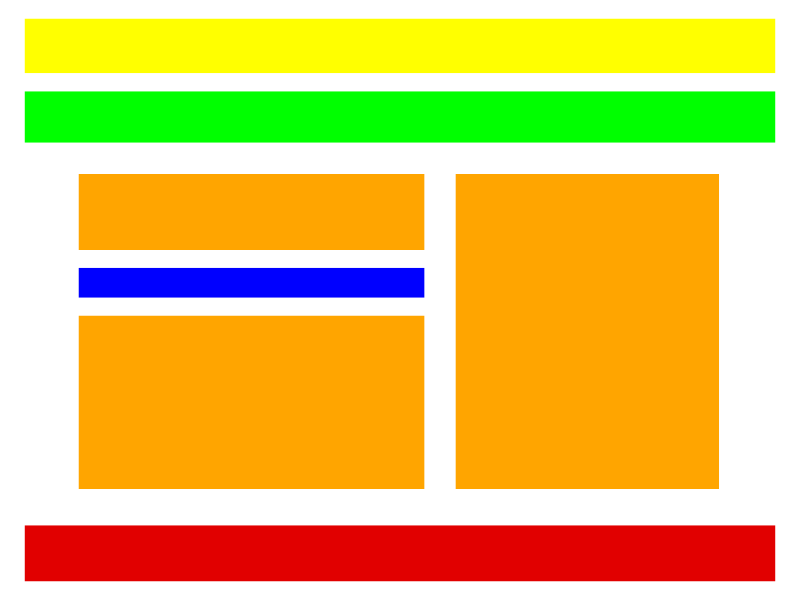
#> input picture src/templates/template3.png, 800 x 600 px
$ python ProcessManager.py
#> lines starting #> are read from the running program, lines starting #| are printed output that depends on the picture; after the words box and inside, x2 and y2 are one past the last pixel; in counts of white or black regions, pixels touching at a corner belong together
import os
from operator import index
from types import new_class

import cv2
import numpy as math

import tkinter as tk

import numpy as np

from Classes.Quadrilateral import Quadrilateral

image = cv2.imread('templates/template3.png')
#> image is the input picture: shape (600, 800, 3); mean B, G, R 100.9, 195.6, 226.6


def createElementHTML(container, position,size):
    if container & type(container) is str:
        if type(position) is dict & type(size) is dict:
            open = "<" + container + "style="
            # the bloc of lines bellows is the coordinate position of the container
            top = "top =" + position["y"] + ";"
            right = "right =" + position["x"] + ";"
            bottom = "bottom =" + position["-y"] + ";"
            left = "left =" + position["-x"] + ";"
            # the bloc of lines bellows is the coordinate size of the container
            width = "width=" + size["x"] + ";"
            height = "height=" + size["y"] + ";"
            close = "</" + container +">"
            result = (
                    open +
                    top + right + bottom + left +
                    width + height +
                    close

            )
            return result

def getImage(template):
    root, ext = os.path.splitext(template)
    if ext == "png":
        print("first param meet requirement : success ! ")


def drawDot(blank_frame,position): return cv2.circle(blank_frame, position, 2, (0, 0, 255), -1)
def drawLine(frame, P1, P2): return cv2.line(frame, P1, P2, (0,0,255), 1)

def findCosines(P0, P1, P2):
    # find new vector because anchor point isn't 0,0 coordinate
    P1 = (P1[0] - P0[0], P1[1] - P0[1])
    P2 = (P2[0] - P0[0], P2[1] - P0[1])
    # find scalar product beetween the two points to know their "relation"
    scalarProduct = P1[0] * P2[0] + P1[1] * P2[1]
    # find the magnitude of each vector (hypothesis or norm)
    magnitude1 = math.sqrt(P1[0]**2 + P1[1]**2)
    magnitude2 = math.sqrt(P2[0]**2 + P2[1]**2)
    # finally calculate the cosinus
    cosinus = scalarProduct/(magnitude1 * magnitude2)
    # each result leads to a case
    if cosinus > 0:return False,"segments are adjacent", cosinus
    elif cosinus == 0: return True, "segments are perpendicular",cosinus
    elif cosinus < 0: return False, "segments are obtuse",cosinus

def findLowerUpperColor(colorName):
    colorsHSV = {
        "blue": [[100,150,0],[140,255,255]],
        "green": [[40,40,40],[80,255,255]],
        "red": [[0,70,70],[10,255,255]],
        "yellow": [[10,100,100],[30,255,255]],
        "orange": [[10,100,100],[20,255,255]],
        "white": [[0,0,200],[180,55,255]]
    }
    for name,HSV in colorsHSV.items():
        if name == colorName:
            return np.array(HSV[0], dtype=np.uint8), np.array(HSV[1],dtype=np.uint8)


def findColor(frame):
    #--- this is the set of colors
    colorsRGB = {
        "div" : [(0, 0, 255), "blue"],
        "nav" : [(0,255,0), "green"],
        "footer" : [(255,0,0),"red"],
        "header" : [(255,255,0),"yellow"],
        "section" : [(255, 165, 0),"orange"],
        "html" : [(255,255,255),"white"],
    }
    # --- define color range
    # -- red
    for container, info in colorsRGB.items():
        lowerColor, UpperColor = findLowerUpperColor(info[1])
        color = cv2.inRange(frame, lowerColor, UpperColor)
        if cv2.countNonZero(color) > 0:
            return info[1]


    #--- convert image to HSC to get efficient result
    hsv_image = cv2.cvtColor(frame, cv2.COLOR_BGR2HSV)

# /!\ to draw a plan, each shape should be a quadrilateral
# If you drew a quadrilateral that has no space between the segments,
# it's possible that the function bellow doesn't the quadrilateral

def drawPlan():
    howManySides = 4 # because a quadrilateral is four-sided polygon

    image_borders = cv2.Canny(image, 150, 200)
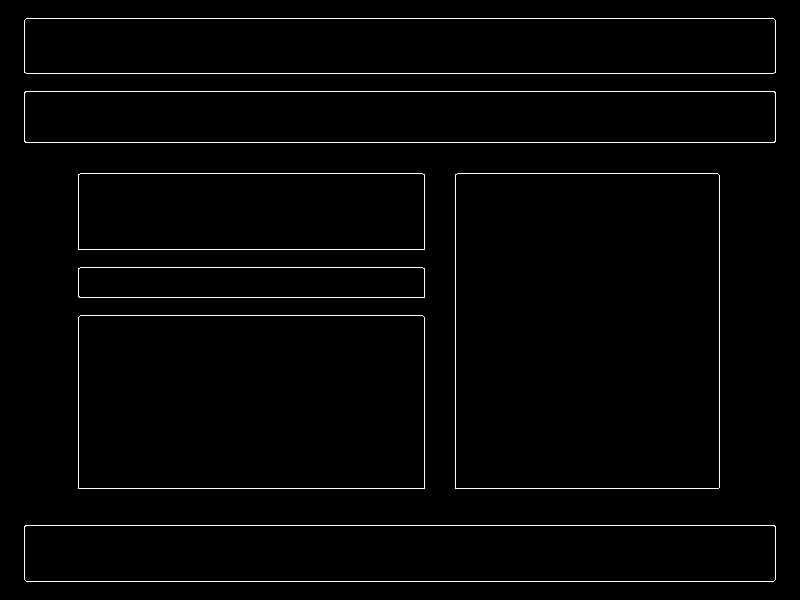
#> image_borders: shape (600, 800); 1.8% white in thin lines or dots, all inside (x1, y1, x2, y2) = (24, 18, 776, 582)
    borders, _ = cv2.findContours(image_borders, cv2.RETR_EXTERNAL, cv2.CHAIN_APPROX_SIMPLE)
#> borders = 7 contours; box (x1, y1, x2, y2) and area: (455, 173, 720, 489) 83156, (78, 315, 425, 489) 59854, (24, 525, 776, 582) 42051, (24, 18, 776, 74) 41298, (24, 91, 776, 143) 38299, (78, 173, 425, 250) 26293, (78, 267, 425, 298) 10376

    for border in borders:
        epsilon = 0.02 * cv2.arcLength(border, True)
        approx = cv2.approxPolyDP(border, epsilon, True)
        # get the coordinates of each points
        (x, y, w, h) = cv2.boundingRect(approx)
        #lambda to determine if there is 4 sides
        isFourSides = lambda : True if len(approx) == howManySides else False
        if isFourSides():
            print("The polygon has 4 sides, we can continue to make sure that this is a rectangle or a square...")
            # -------------- cos to find the angle
            # ------ step1 : coordinates of each sides
            A = (x,y) # --- side1
            B = (x + w, y) # --- side2
            C = (x + w, y + h) # --- side3
            D = (x , y + h) # --- side4
            #------ step 2 : find cos to determinate if two straight lines are perpendicular
            # --- what's the pattern ? every time, the letter increase so instead of call the function I will use that pattern to simplify my code using loop for
            sides = [A, B, C, D]
            blank_image = math.ones_like(image) * 255
            for side in sides:
                P0 = side
                P1 = lambda : sides[howManySides - 1] if sides.index(side) - 1 < 0 else sides[sides.index(side) - 1]
                P2 = lambda : sides[0] if sides.index(side) + 1 > len(sides) - 1 else sides[sides.index(side) + 1]
                print(P1(), P2())
                isQuadrilateral, message,result = findCosines(P0, P1(), P2())
                print(message + " this is the cosines : " + str(result))
                dots = drawDot(image, side)
                lines = drawLine(image,P0,P1())
                if not isQuadrilateral:
                    print("This is a polygon whit four sides but this is not a quadrilateral ")
            # At this point this is a quadrilateral because the requirements are met (four sides and each angles = 90°)
            # ---------------------------------------SHOW PLAN -----------------------#
            print(findColor(image))
            cv2.imshow("plan", image)
        elif not isFourSides():
            print("This is not a polygon with four sides ")
#> this loop made 7 passes
#> (epsilon, approx, x, y, w, h, sides) on passes 1 to 5: (32.21, [[24, 526], [26, 581], [775, 579], [774, 525]], 24, 525, 752, 57, [(24, 525), (776, 525), (776, 582), (24, 582)]), (20.71, [[78, 317], [78, 488], [424, 488], [422, 315]], 78, 315, 347, 174, [(78, 315), (425, 315), (425, 489), (78, 489)]), (15, [[78, 268], [79, 297], [424, 297], [422, 267]], 78, 267, 347, 31, [(78, 267), (425, 267), (425, 298), (78, 298)]), (23.11, [[455, 174], [455, 488], [718, 488], [719, 175]], 455, 174, 265, 315, [(455, 174), (720, 174), (720, 489), (455, 489)]), (16.86, [[78, 174], [78, 249], [424, 249], [422, 173]], 78, 173, 347, 77, [(78, 173), (425, 173), (425, 250), (78, 250)])
#> (printed output is left out)
#> pass 1, in drawPlan, `cv2.imshow("plan", image)`:
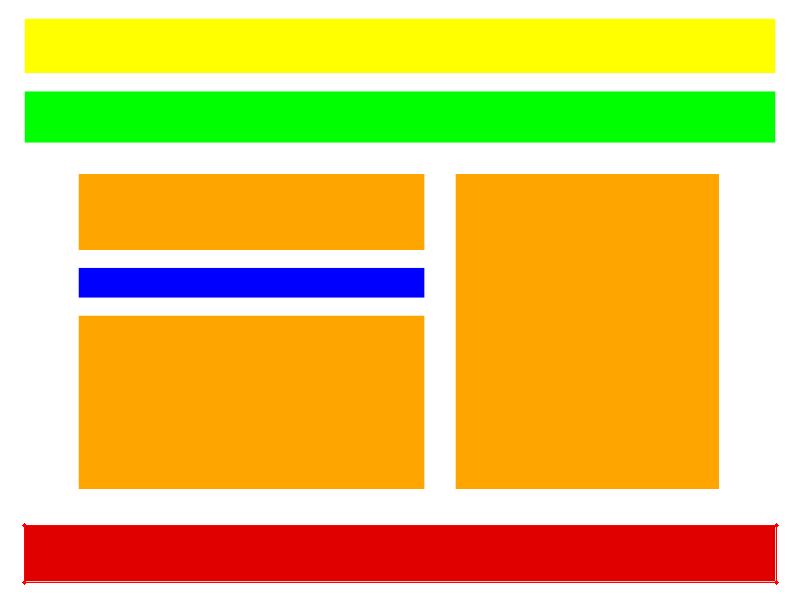
#> window 'plan': shape (600, 800, 3); mean B, G, R 100.2, 195, 226.6
#> pass 2, in drawPlan, `cv2.imshow("plan", image)`:
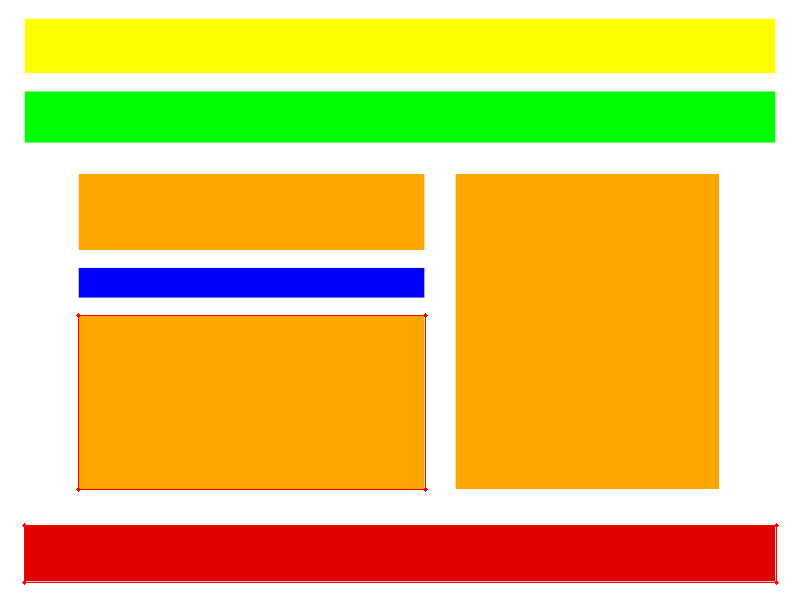
#> window 'plan': shape (600, 800, 3); mean B, G, R 99.7, 194.4, 226.6
#> after the loop:
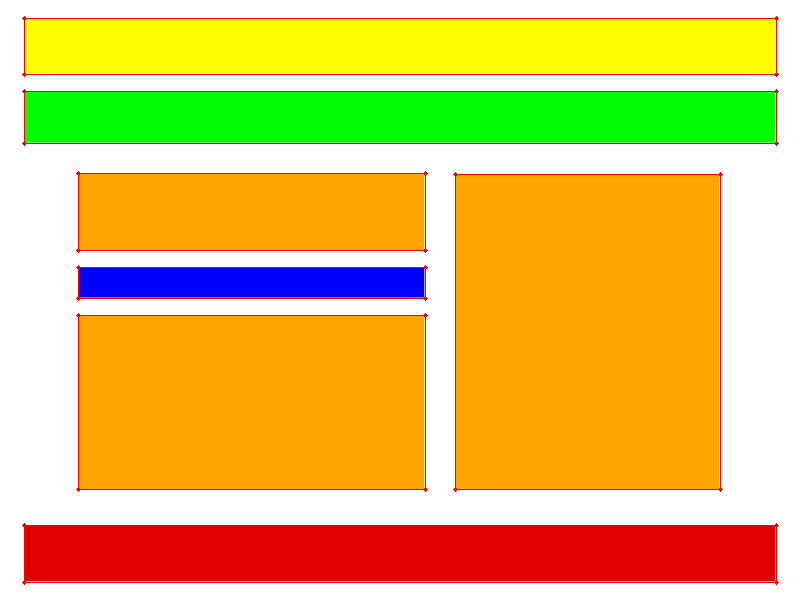
#> image: shape (600, 800, 3); 1.85% of pixels changed, all inside (x1, y1, x2, y2) = (22, 16, 779, 585)
    return True

drawPlan()
cv2.waitKey(0)
cv2.destroyAllWindows()

$ run again, with src/templates/template1.png copied over src/templates/template3.png
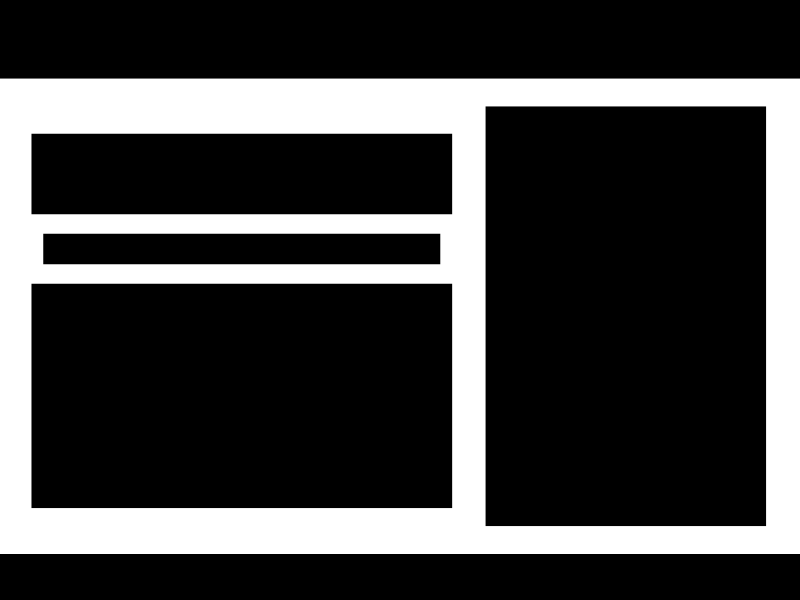
#> input picture src/templates/template1.png, 800 x 600 px
#> image is the input picture: shape (600, 800, 3); min 0, max 255, mean 65
#> in drawPlan, `image_borders = cv2.Canny(image, 150, 200)`:
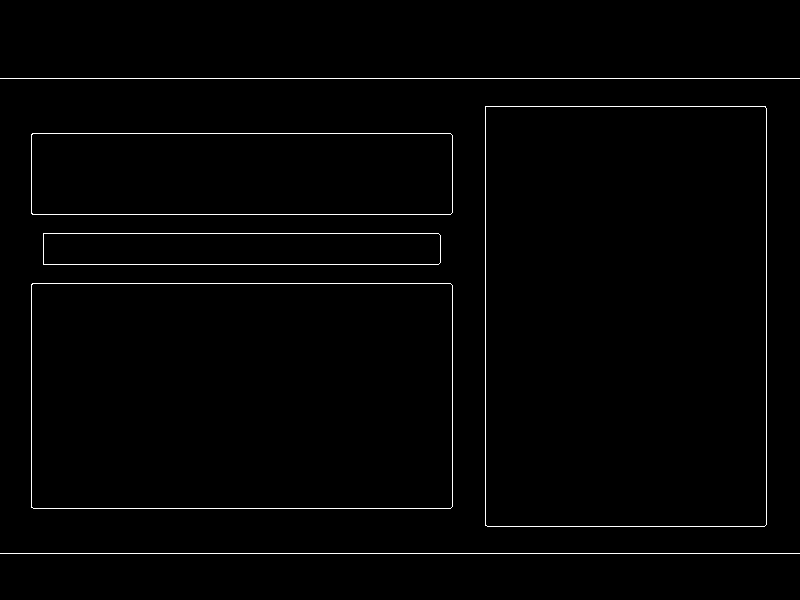
#> image_borders: shape (600, 800); 1.3% white in thin lines or dots, all inside (x1, y1, x2, y2) = (0, 78, 800, 554)
#> borders = 6 contours, 2 with area under 20; largest, box (x1, y1, x2, y2) and area: (485, 106, 767, 527) 118015, (31, 283, 453, 509) 94719, (31, 133, 453, 215) 34096, (43, 233, 441, 265) 12303
#> the loop in drawPlan, `for border in borders:` made 6 passes
#> (epsilon, approx, x, y, w, h, sides) on passes 2 to 4: (25.77, [[31, 284], [31, 507], [452, 506], [450, 283]], 31, 283, 422, 225, [(31, 283), (453, 283), (453, 508), (31, 508)]), (17.07, [[43, 233], [43, 264], [440, 262], [438, 233]], 43, 233, 398, 32, [(43, 233), (441, 233), (441, 265), (43, 265)]), (20.01, [[31, 134], [32, 214], [452, 212], [450, 133]], 31, 133, 422, 82, [(31, 133), (453, 133), (453, 215), (31, 215)])
#> (printed output is left out)
#> after the loop in drawPlan, `for border in borders:`:
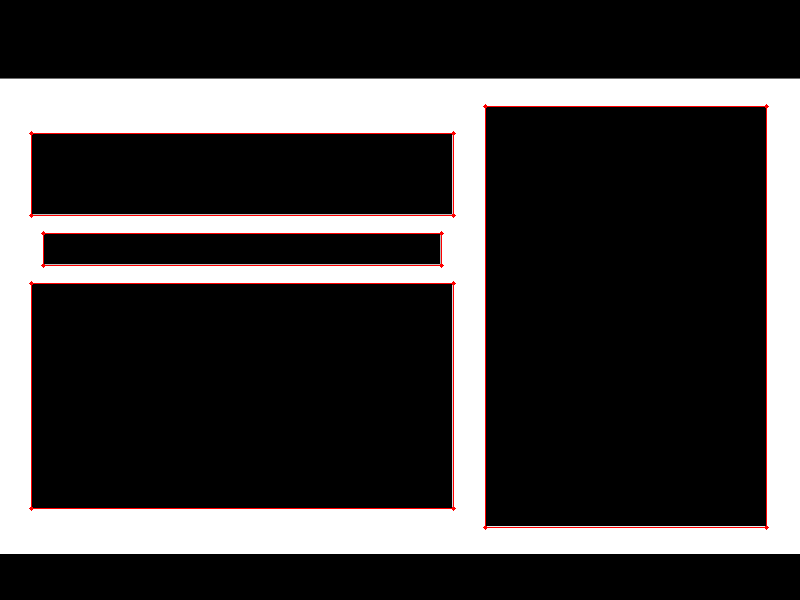
#> image: shape (600, 800, 3); 0.98% of pixels changed, all inside (x1, y1, x2, y2) = (29, 104, 769, 530)

$ run again, with src/templates/template2.png copied over src/templates/template3.png
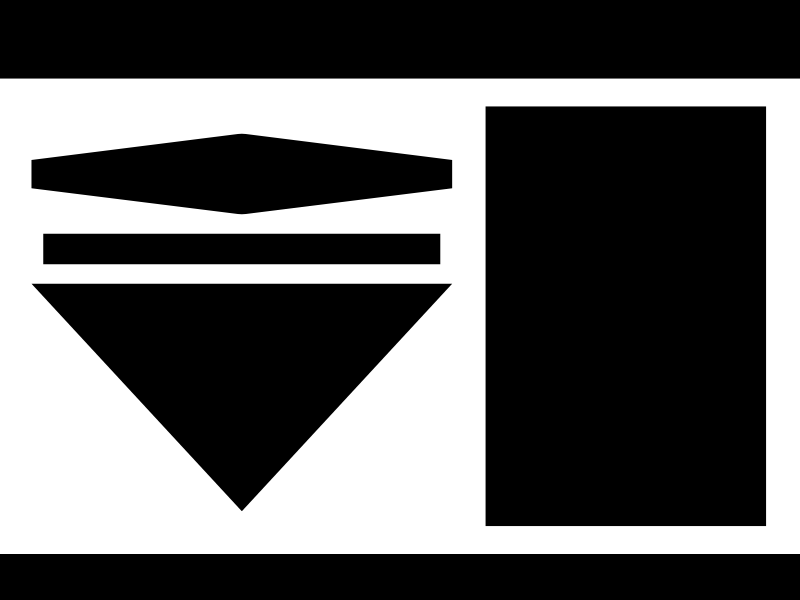
#> input picture src/templates/template2.png, 800 x 600 px
#> image is the input picture: shape (600, 800, 3); min 0, max 255, mean 95.5
#> in drawPlan, `image_borders = cv2.Canny(image, 150, 200)`:
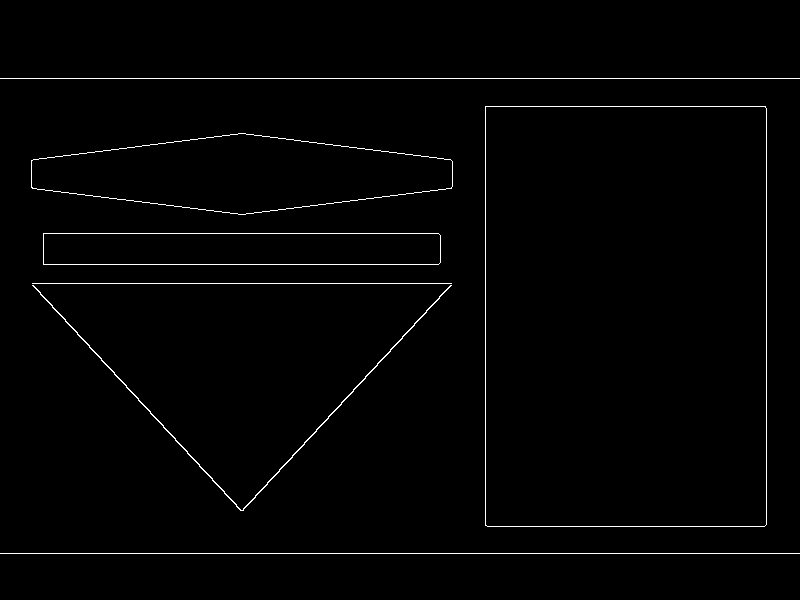
#> image_borders: shape (600, 800); 1.3% white in thin lines or dots, all inside (x1, y1, x2, y2) = (0, 78, 800, 554)
#> borders = 7 contours, 3 with area under 20; largest, box (x1, y1, x2, y2) and area: (485, 106, 767, 527) 118015, (31, 133, 453, 215) 22998, (43, 233, 441, 265) 12303, (32, 285, 452, 511) 416
#> the loop in drawPlan, `for border in borders:` made 7 passes
#> (epsilon, approx, x, y, w, h, sides) on passes 2, 4, 6: (25.01, [[32, 285], [240, 510], [451, 285], [242, 510]], 32, 285, 420, 226, [(32, 285), (452, 285), (452, 511), (32, 511)]), (17.07, [[43, 233], [43, 264], [440, 262], [438, 233]], 43, 233, 398, 32, [(43, 233), (441, 233), (441, 265), (43, 265)]), (27.99, [[485, 106], [485, 525], [764, 526], [765, 106]], 485, 106, 281, 421, [(485, 106), (766, 106), (766, 527), (485, 527)])
#> (printed output is left out)
#> after the loop in drawPlan, `for border in borders:`:
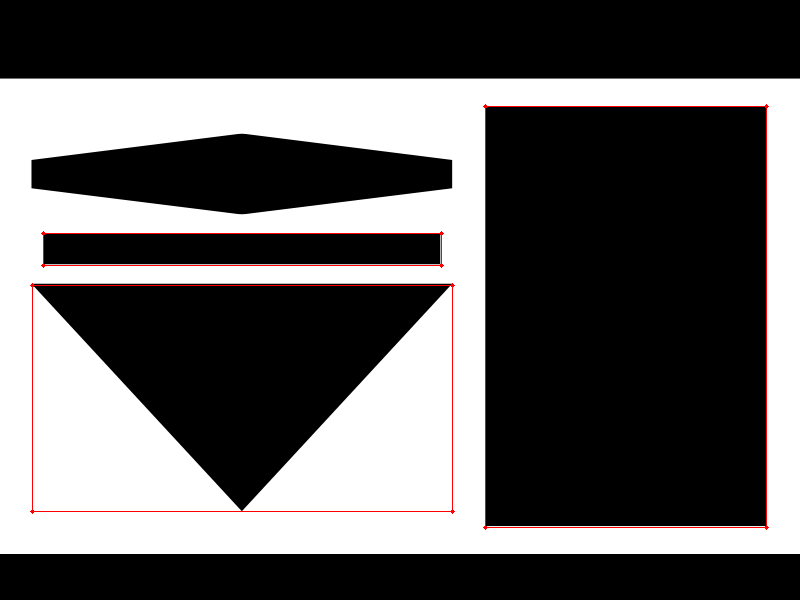
#> image: shape (600, 800, 3); 0.76% of pixels changed, all inside (x1, y1, x2, y2) = (30, 104, 769, 530)
